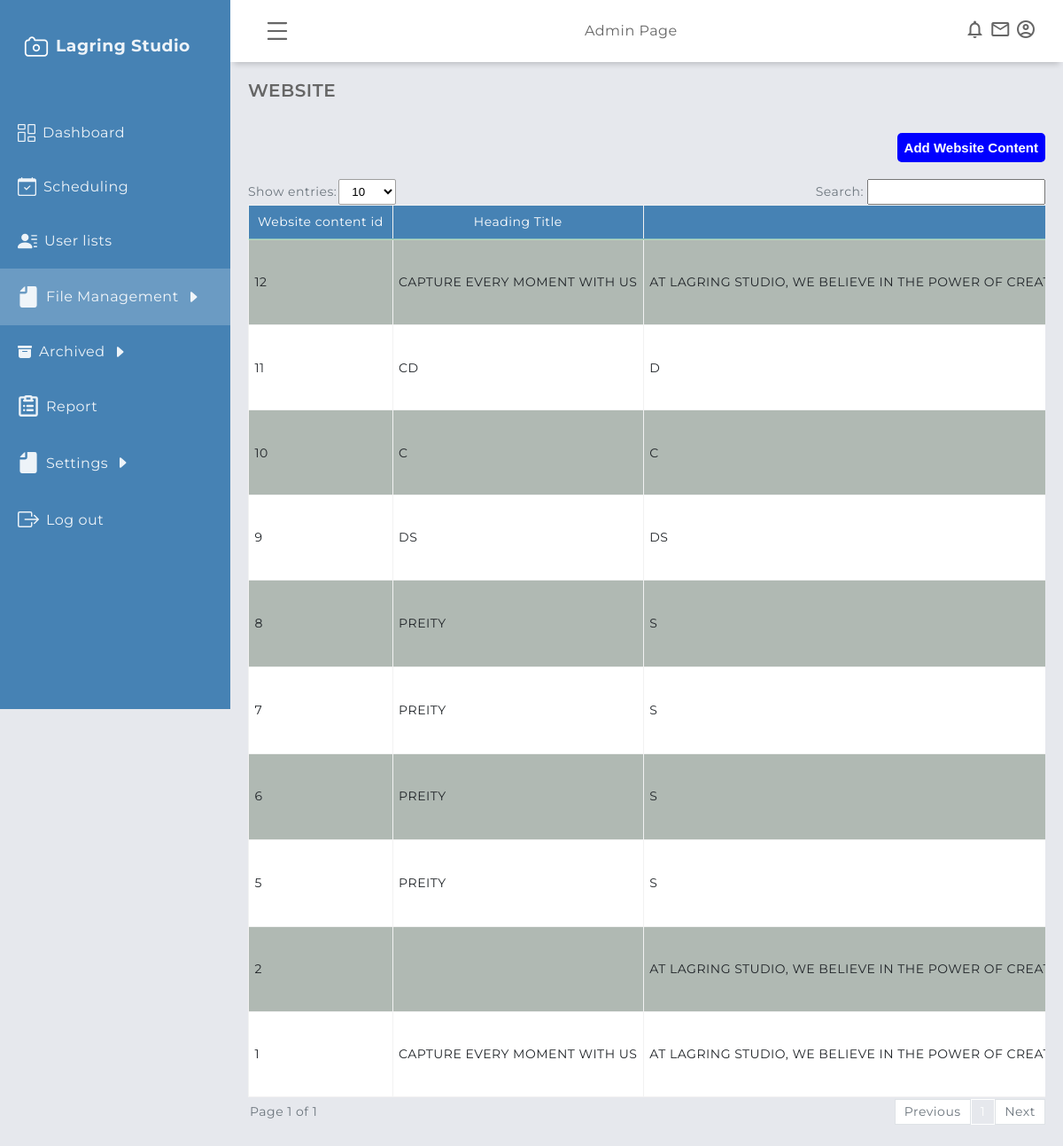
The page /admin/website.php (signed in) on the database as committed earlier.
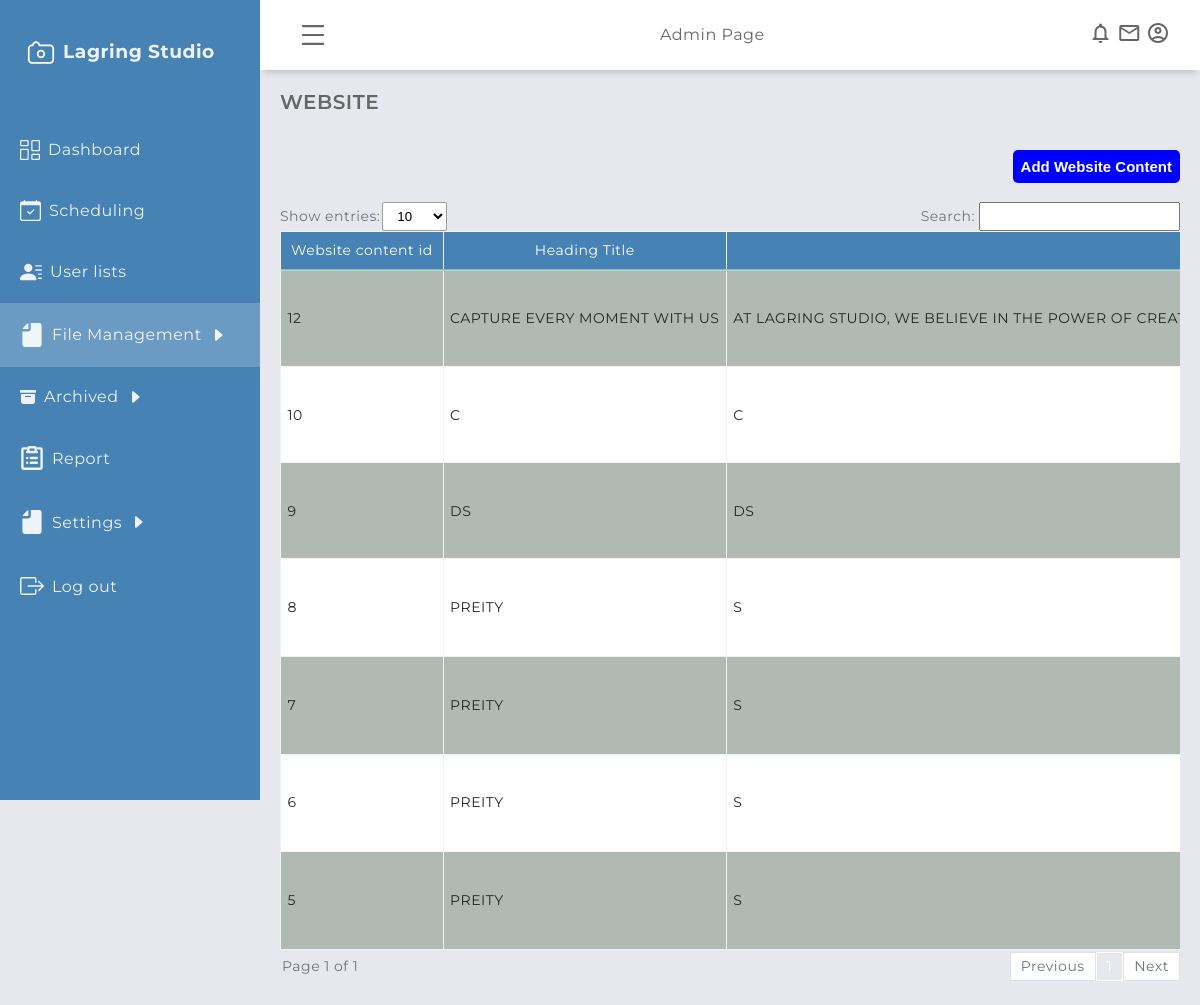
The same page on the database as committed later.
### tables this page shows
CREATE TABLE IF NOT EXISTS `website` (
  `website_content_id` int NOT NULL AUTO_INCREMENT,
  `heading_title` varchar(200) NOT NULL,
  `heading_paragraph` varchar(500) NOT NULL,
  `contact` bigint NOT NULL,
  `email` varchar(100) NOT NULL,
  `services_paragraph` varchar(200) NOT NULL,
  `about_paragraph` varchar(1000) NOT NULL,
  `heading_image` varchar(100) NOT NULL,
  `website_content_date_added` datetime NOT NULL DEFAULT CURRENT_TIMESTAMP,
  `archived_flag` int NOT NULL,
  PRIMARY KEY (`website_content_id`)
);

### admin/website.php (the view, shortened to what this page needs)
<?php
   include('session.php');
?>
<!DOCTYPE html>
<html lang="en">
    <head>
        <link rel="stylesheet" href="../assets/global/css/design.css" />
        <link rel="stylesheet" href="../assets/global/css/table.css" />
        <link rel="stylesheet" href="../assets/global/css/global.css" />
        <link rel="stylesheet" href="../assets/admin/css/dashboardcontainer.css" />
        <link rel="stylesheet" href="../assets/admin/css/services.css" />
    </head>
    <body>
        <?php require "header/header.php"?>
        <?php require "navigation/sidebar.php"?>
        <main class="main-container">
            <div class="main-title">
                <p class="font-weight-bold">WEBSITE</p>
            </div>
            <div class="add">
                    <button class="modal-trigger" data-modal-id="add_website_content">Add Website Content</button>
                </div>
                <br>
        <div class= "showAndSearch  text-secondary align-items-center mb-1">
                        <div class= "align-items-center">
                            <label >Show entries:</label>
                            <select id="entriesPerPage">
                                <option value="10">10</option>
                            </select>
                        </div>
                        <div class= "align-items-center">
                            <label for="searchInput" class="pr-1" >Search:</label>
                            <div style="position: relative;">
                                <input type="text" id="searchInput" >
                            </div>
                        </div>
                        <div id="table1" class="table-group-container active">
                            <table id="table1" class="table table-striped table-bordered w-100">
                                <thead>
                                    <tr>
                                        <th>Website content id</th>
                                        <th>Heading Title</th>
                                        <th>Heading Paragraph</th>
                                    </tr>
                                </thead>
                                <tbody>
                        <?php
                                    $sql = mysqli_query($connection, "SELECT * FROM website WHERE archived_flag = 1 ORDER BY website_content_id DESC") or die(mysqli_error($connection));
                                    if (mysqli_num_rows($sql) > 0) {
                                    while ($row = mysqli_fetch_array($sql)) {
                                        $website_content_id = $row['website_content_id'];
                                        $heading_title = $row['heading_title'];
                                        $heading_paragraph = $row['heading_paragraph'];
                                    ?>
                                    <tr>
                                        <td><p><?php echo strtoupper($website_content_id);?></p></td>
                                        <td><p><?php echo strtoupper($heading_title);?></p></td>
                                        <td><p><?php echo strtoupper($heading_paragraph);?></p></td>
                                    </tr>
                                    <?php
                                    }}
                                    else {echo '<tr><td colspan="7" style="text-align: center;">No records found.</td></tr>';}
                                ?>
                                </tbody>
                            </table>
                        </div>
                        <div class="pagination-container">
                            <div id="pagination-label"></div>
                            <div id="pagination" class="pagination"></div>
                        </div>
                    </div>
            </main>
    </body>
</html>

Rows that differ between the two databases and show on the page:
no longer on this page (row edited): website: website_content_id "11", heading_title "CD", heading_paragraph "D"
no longer on this page (row edited): website: website_content_id "2", heading_paragraph "AT LAGRING STUDIO, WE BELIEVE IN THE POWER OF…"
no longer on this page (row edited): website: website_content_id "1", heading_title "CAPTURE EVERY MOMENT WITH US", heading_paragraph "AT LAGRING STUDIO, WE BELIEVE IN THE POWER OF…"
